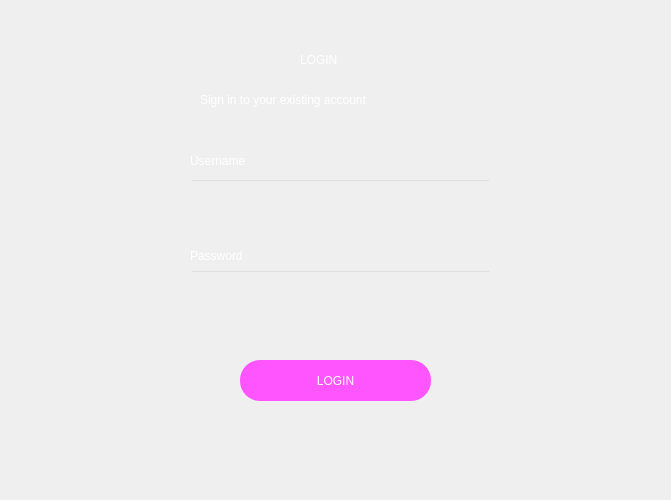
<?xml version="1.0" encoding="UTF-8"?>
<ui version="4.0">
 <class>Dialog</class>
 <widget class="QDialog" name="Dialog">
  <property name="geometry">
   <rect>
    <x>0</x>
    <y>0</y>
    <width>671</width>
    <height>500</height>
   </rect>
  </property>
  <property name="windowTitle">
   <string>Dialog</string>
  </property>
  <widget class="QWidget" name="widget" native="true">
   <property name="geometry">
    <rect>
     <x>0</x>
     <y>-10</y>
     <width>681</width>
     <height>511</height>
    </rect>
   </property>
   <property name="styleSheet">
    <string notr="true">QWidget#widget{
background-color:qlineargradient(spread:pad, x1:0.295, y1:0.329545, x2:1, y2:1, stop:0 rgba(0, 0, 127, 255), stop:1 rgba(255, 255, 255, 255))};</string>
   </property>
   <widget class="QLabel" name="label">
    <property name="geometry">
     <rect>
      <x>300</x>
      <y>60</y>
      <width>71</width>
      <height>20</height>
     </rect>
    </property>
    <property name="styleSheet">
     <string notr="true">color: rgb(255, 255, 255);
font: 75 16pt &quot;Times New Roman&quot;;
box-shadow: -3px -3px 2px rgba(255,255,255,0.3),
                      5px 5px 5px rgba(0,0,0,0.2),
                      15px 15px 15px rgba(0,0,0,0.2);
</string>
    </property>
    <property name="text">
     <string>LOGIN</string>
    </property>
   </widget>
   <widget class="QLabel" name="label_2">
    <property name="geometry">
     <rect>
      <x>200</x>
      <y>100</y>
      <width>271</width>
      <height>20</height>
     </rect>
    </property>
    <property name="styleSheet">
     <string notr="true">color:rgb(255, 255, 255);
font: 16pt &quot;Times New Roman&quot;;</string>
    </property>
    <property name="text">
     <string>Sign in to your existing account</string>
    </property>
   </widget>
   <widget class="QPushButton" name="login">
    <property name="geometry">
     <rect>
      <x>240</x>
      <y>370</y>
      <width>191</width>
      <height>41</height>
     </rect>
    </property>
    <property name="styleSheet">
     <string notr="true">color: rgb(255, 255, 255);
background-color: rgb(255, 85, 255);
border-radius:20px;
</string>
    </property>
    <property name="text">
     <string>LOGIN</string>
    </property>
   </widget>
   <widget class="QLineEdit" name="username">
    <property name="geometry">
     <rect>
      <x>190</x>
      <y>189</y>
      <width>301</width>
      <height>41</height>
     </rect>
    </property>
    <property name="styleSheet">
     <string notr="true">background:transparent;
border-color: rgb(0, 0, 0);
font: 75 14pt &quot;Times New Roman&quot;;
color: rgb(0, 0, 0);</string>
    </property>
   </widget>
   <widget class="QLineEdit" name="password">
    <property name="geometry">
     <rect>
      <x>190</x>
      <y>280</y>
      <width>301</width>
      <height>41</height>
     </rect>
    </property>
    <property name="styleSheet">
     <string notr="true">background:transparent;
font: 75 14pt &quot;Times New Roman&quot;;
</string>
    </property>
   </widget>
   <widget class="QLabel" name="label_3">
    <property name="geometry">
     <rect>
      <x>190</x>
      <y>155</y>
      <width>111</width>
      <height>31</height>
     </rect>
    </property>
    <property name="styleSheet">
     <string notr="true">color: rgb(255, 255, 255);
font: 10pt &quot;MS Shell Dlg 2&quot;;</string>
    </property>
    <property name="text">
     <string>Username</string>
    </property>
   </widget>
   <widget class="QLabel" name="label_4">
    <property name="geometry">
     <rect>
      <x>190</x>
      <y>250</y>
      <width>111</width>
      <height>31</height>
     </rect>
    </property>
    <property name="styleSheet">
     <string notr="true">color: rgb(255, 255, 255);
font: 10pt &quot;MS Shell Dlg 2&quot;;</string>
    </property>
    <property name="text">
     <string>Password</string>
    </property>
   </widget>
   <widget class="QLabel" name="error">
    <property name="geometry">
     <rect>
      <x>200</x>
      <y>330</y>
      <width>221</width>
      <height>31</height>
     </rect>
    </property>
    <property name="styleSheet">
     <string notr="true">
color: #ff0000;
font: 12pt &quot;Nirmala UI&quot;;</string>
    </property>
    <property name="text">
     <string/>
    </property>
   </widget>
  </widget>
 </widget>
 <resources/>
 <connections/>
</ui>
